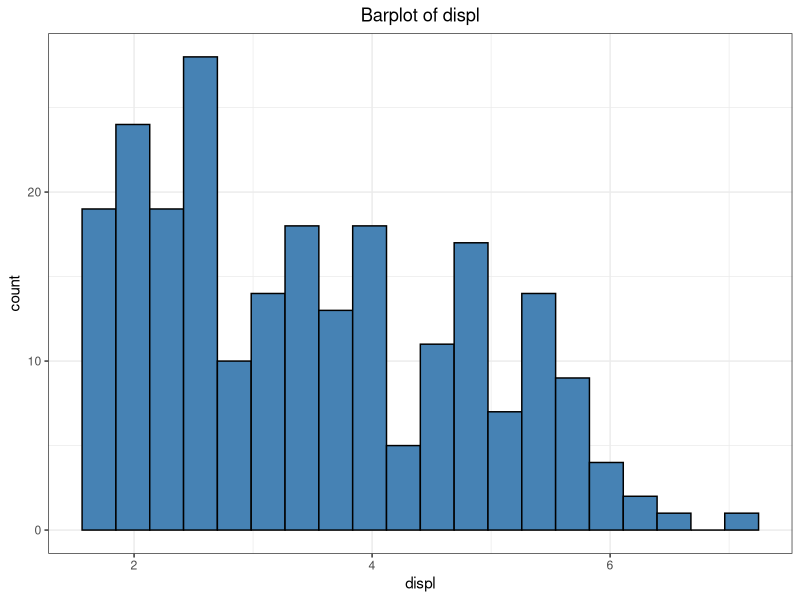
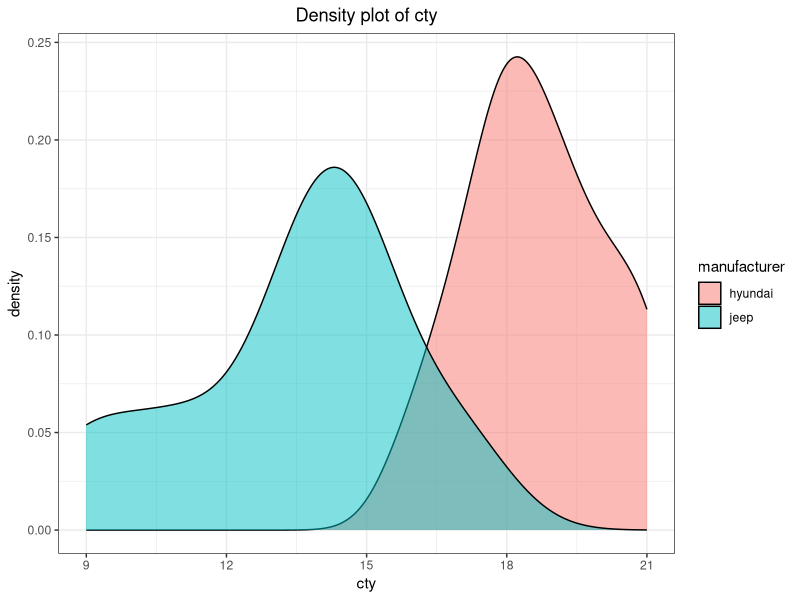
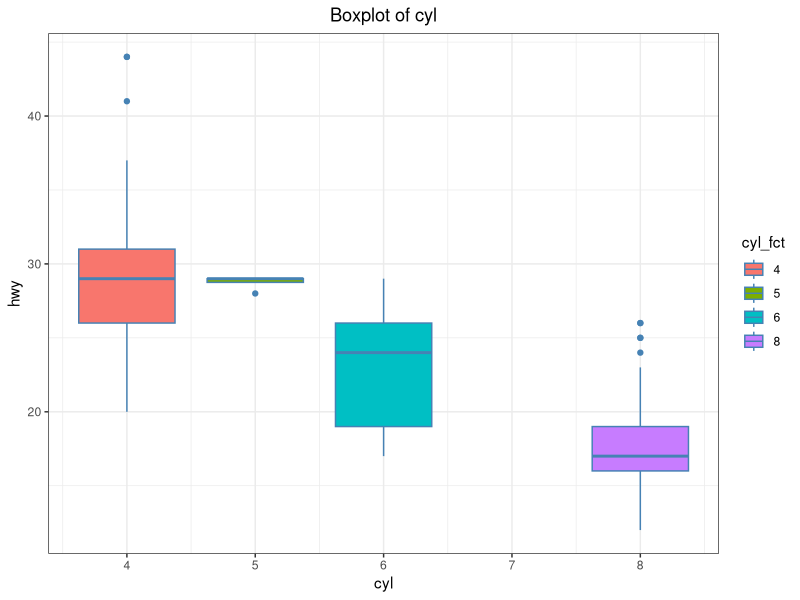
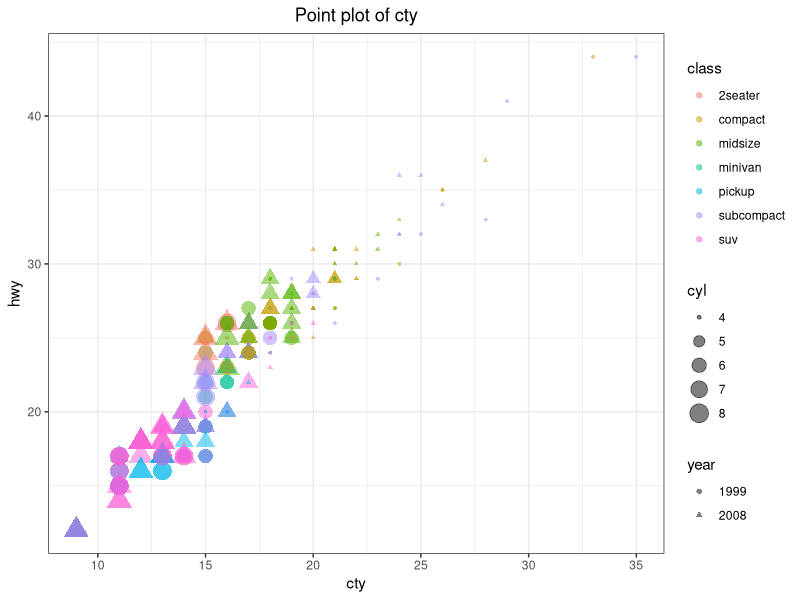
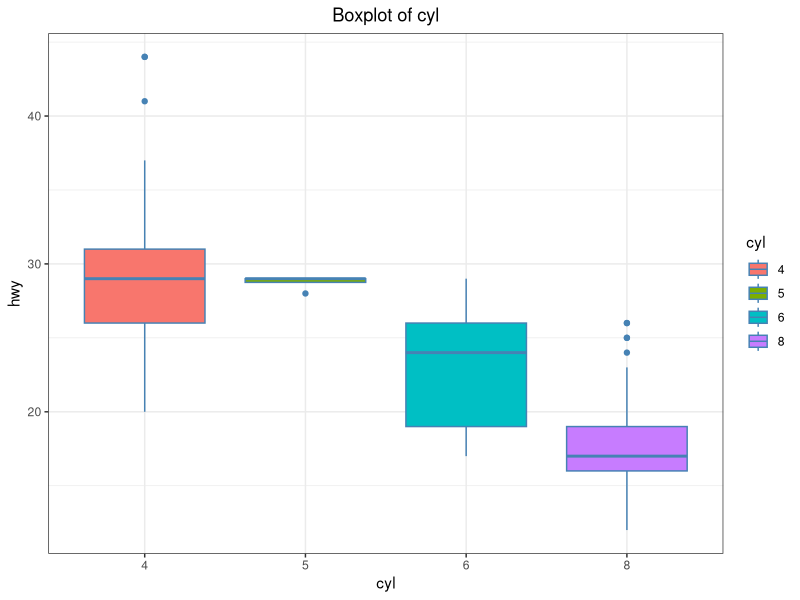
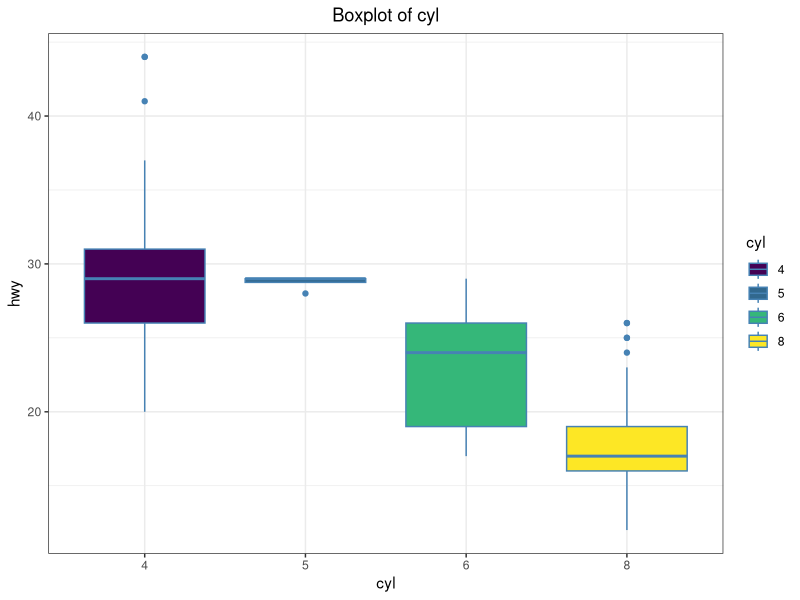
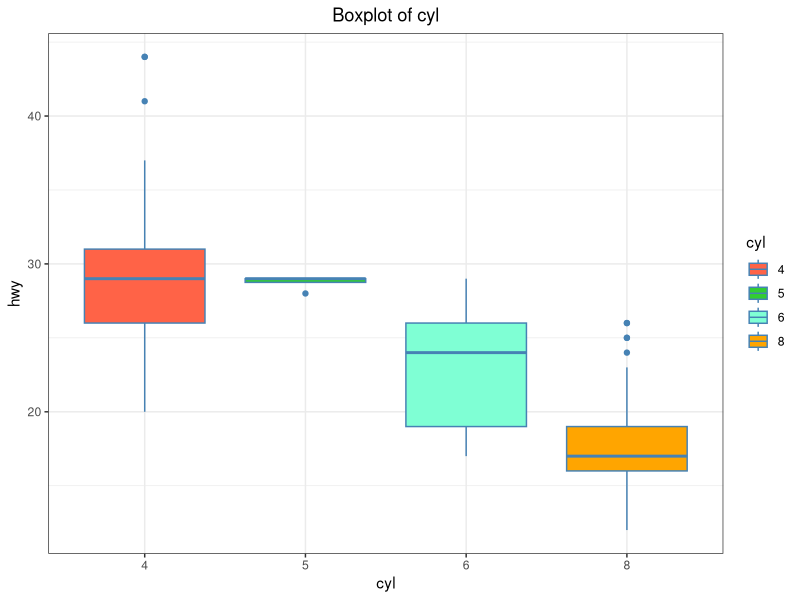
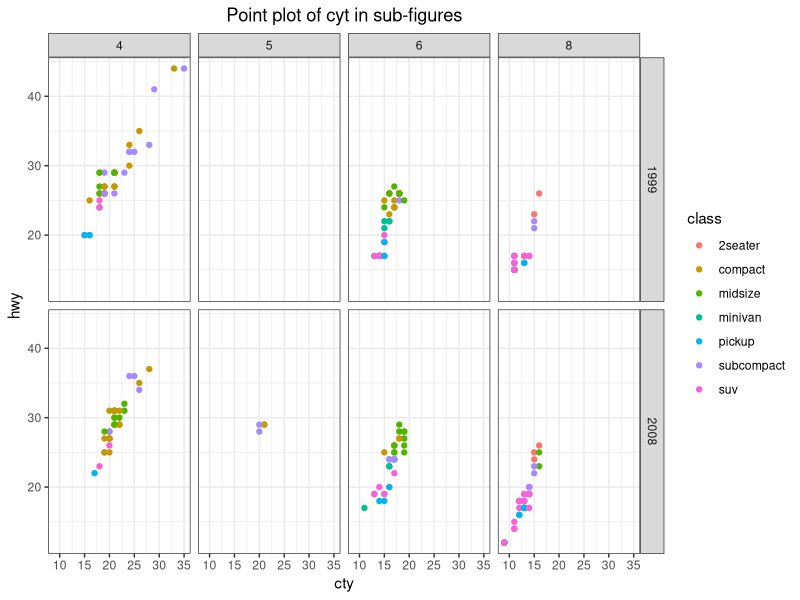

Recreate these plots in R, in order.
## ---- chunk 1
knitr::opts_chunk$set(warning = F, message = F)
library(tidyverse)
## ---- chunk 2
# May or may not need to write any code for this Q
head(mpg)
## ---- chunk 3
mpg %>% 
  ggplot() +
  geom_histogram(aes(x = displ), bins = 20, fill = "steelblue", color = "black") + 
  labs(
    title = "Barplot of displ"
  ) + 
  theme_bw() + 
  theme(plot.title = element_text(hjust = 0.5))
## ---- chunk 4
mpg %>% 
  filter(manufacturer %in% c("hyundai", "jeep")) %>% 
  ggplot() +
  geom_density(aes(x = cty,  fill = manufacturer), alpha = 0.5) + 
  labs(
    title = "Density plot of cty"
  ) + 
  theme_bw() + 
  theme(plot.title = element_text(hjust = 0.5))
## ---- chunk 5
mpg %>% 
  mutate(cyl_fct = cyl %>% as.factor()) %>%
  ggplot() +
  geom_boxplot(aes(x = cyl, y = hwy, group = cyl, fill = cyl_fct),
               color = "steelblue") + 
  labs(
    title = "Boxplot of cyl"
  ) + 
  theme_bw() + 
  theme(plot.title = element_text(hjust = 0.5))
## ---- chunk 6
mpg %>% 
  mutate(year = as_factor(year)) %>% 
  ggplot() +
  geom_point(aes(x = cty, y = hwy, color = class,
                 shape = year, size = cyl), alpha = 0.5) + 
  labs(
    title = "Point plot of cty"
  ) + 
  theme_bw() + 
  theme(plot.title = element_text(hjust = 0.5))
## ---- chunk 7
mpg %>% 
  mutate(cyl = as_factor(cyl)) %>% 
  ggplot() +
  geom_boxplot(aes(x = cyl, y = hwy, group = cyl, fill = cyl),
               color = "steelblue") + 
  labs(
    title = "Boxplot of cyl"
  ) + 
  theme_bw() + 
  theme(plot.title = element_text(hjust = 0.5))

# change color map to virdis
mpg %>% 
  mutate(cyl = as_factor(cyl)) %>% 
  ggplot() +
  geom_boxplot(aes(x = cyl, y = hwy, group = cyl, fill = cyl),
               color = "steelblue") + 
  labs(
    title = "Boxplot of cyl"
  ) + 
  theme_bw() + 
  theme(plot.title = element_text(hjust = 0.5)) +
  scale_fill_viridis_d()

# customize the color map
mpg %>% 
  mutate(cyl = as_factor(cyl)) %>% 
  ggplot() +
  geom_boxplot(aes(x = cyl, y = hwy, group = cyl, fill = cyl),
               color = "steelblue") + 
  labs(
    title = "Boxplot of cyl"
  ) + 
  theme_bw() + 
  theme(plot.title = element_text(hjust = 0.5)) +
  scale_fill_manual(values = c("tomato", "limegreen", "aquamarine", "orange")) 
## ---- chunk 8
mpg %>% 
  ggplot() +
  geom_point(aes(x = cty, y = hwy, color = class)) +
  facet_grid(year ~ cyl) + 
  labs(
    title = "Point plot of cyt in sub-figures"
  ) + 
  theme_bw() + 
  theme(plot.title = element_text(hjust = 0.5))
